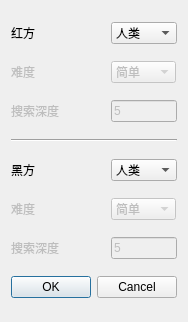
<?xml version="1.0" encoding="UTF-8"?>
<ui version="4.0">
 <class>GameStartDialog</class>
 <widget class="QDialog" name="GameStartDialog">
  <property name="geometry">
   <rect>
    <x>0</x>
    <y>0</y>
    <width>186</width>
    <height>322</height>
   </rect>
  </property>
  <property name="windowTitle">
   <string>开始</string>
  </property>
  <layout class="QGridLayout" name="gridLayout">
   <property name="sizeConstraint">
    <enum>QLayout::SetMinimumSize</enum>
   </property>
   <item row="6" column="1">
    <widget class="QLabel" name="BlackDepthLabel">
     <property name="enabled">
      <bool>false</bool>
     </property>
     <property name="sizePolicy">
      <sizepolicy hsizetype="Minimum" vsizetype="Fixed">
       <horstretch>0</horstretch>
       <verstretch>0</verstretch>
      </sizepolicy>
     </property>
     <property name="text">
      <string>搜索深度</string>
     </property>
    </widget>
   </item>
   <item row="7" column="1" colspan="2">
    <widget class="QDialogButtonBox" name="buttonBox">
     <property name="orientation">
      <enum>Qt::Horizontal</enum>
     </property>
     <property name="standardButtons">
      <set>QDialogButtonBox::Cancel|QDialogButtonBox::Ok</set>
     </property>
    </widget>
   </item>
   <item row="6" column="2">
    <widget class="QLineEdit" name="BlackDepth">
     <property name="enabled">
      <bool>false</bool>
     </property>
     <property name="sizePolicy">
      <sizepolicy hsizetype="Maximum" vsizetype="Fixed">
       <horstretch>0</horstretch>
       <verstretch>0</verstretch>
      </sizepolicy>
     </property>
     <property name="text">
      <string>5</string>
     </property>
    </widget>
   </item>
   <item row="0" column="2">
    <widget class="QComboBox" name="RedPlayer">
     <property name="sizePolicy">
      <sizepolicy hsizetype="Maximum" vsizetype="Fixed">
       <horstretch>1</horstretch>
       <verstretch>0</verstretch>
      </sizepolicy>
     </property>
     <item>
      <property name="text">
       <string>人类</string>
      </property>
     </item>
     <item>
      <property name="text">
       <string>计算机</string>
      </property>
     </item>
    </widget>
   </item>
   <item row="5" column="2">
    <widget class="QComboBox" name="BlackDiff">
     <property name="enabled">
      <bool>false</bool>
     </property>
     <property name="sizePolicy">
      <sizepolicy hsizetype="Maximum" vsizetype="Fixed">
       <horstretch>0</horstretch>
       <verstretch>0</verstretch>
      </sizepolicy>
     </property>
     <item>
      <property name="text">
       <string>简单</string>
      </property>
     </item>
     <item>
      <property name="text">
       <string>困难</string>
      </property>
     </item>
     <item>
      <property name="text">
       <string>自定义</string>
      </property>
     </item>
    </widget>
   </item>
   <item row="2" column="1">
    <widget class="QLabel" name="RedDepthLabel">
     <property name="enabled">
      <bool>false</bool>
     </property>
     <property name="sizePolicy">
      <sizepolicy hsizetype="Minimum" vsizetype="Fixed">
       <horstretch>0</horstretch>
       <verstretch>0</verstretch>
      </sizepolicy>
     </property>
     <property name="text">
      <string>搜索深度</string>
     </property>
    </widget>
   </item>
   <item row="0" column="1">
    <widget class="QLabel" name="RedLabel">
     <property name="sizePolicy">
      <sizepolicy hsizetype="Minimum" vsizetype="Preferred">
       <horstretch>0</horstretch>
       <verstretch>0</verstretch>
      </sizepolicy>
     </property>
     <property name="frameShadow">
      <enum>QFrame::Plain</enum>
     </property>
     <property name="text">
      <string>红方</string>
     </property>
     <property name="textFormat">
      <enum>Qt::AutoText</enum>
     </property>
     <property name="alignment">
      <set>Qt::AlignLeading|Qt::AlignLeft|Qt::AlignVCenter</set>
     </property>
    </widget>
   </item>
   <item row="2" column="2">
    <widget class="QLineEdit" name="RedDepth">
     <property name="enabled">
      <bool>false</bool>
     </property>
     <property name="sizePolicy">
      <sizepolicy hsizetype="Maximum" vsizetype="Fixed">
       <horstretch>0</horstretch>
       <verstretch>0</verstretch>
      </sizepolicy>
     </property>
     <property name="text">
      <string>5</string>
     </property>
    </widget>
   </item>
   <item row="1" column="1">
    <widget class="QLabel" name="RedDiffLabel">
     <property name="enabled">
      <bool>false</bool>
     </property>
     <property name="sizePolicy">
      <sizepolicy hsizetype="Minimum" vsizetype="Preferred">
       <horstretch>0</horstretch>
       <verstretch>0</verstretch>
      </sizepolicy>
     </property>
     <property name="text">
      <string>难度</string>
     </property>
    </widget>
   </item>
   <item row="4" column="2">
    <widget class="QComboBox" name="BlackPlayer">
     <property name="sizePolicy">
      <sizepolicy hsizetype="Maximum" vsizetype="Fixed">
       <horstretch>1</horstretch>
       <verstretch>0</verstretch>
      </sizepolicy>
     </property>
     <item>
      <property name="text">
       <string>人类</string>
      </property>
     </item>
     <item>
      <property name="text">
       <string>计算机</string>
      </property>
     </item>
    </widget>
   </item>
   <item row="5" column="1">
    <widget class="QLabel" name="BlackDiffLabel">
     <property name="enabled">
      <bool>false</bool>
     </property>
     <property name="sizePolicy">
      <sizepolicy hsizetype="Minimum" vsizetype="Fixed">
       <horstretch>0</horstretch>
       <verstretch>0</verstretch>
      </sizepolicy>
     </property>
     <property name="text">
      <string>难度</string>
     </property>
    </widget>
   </item>
   <item row="4" column="1">
    <widget class="QLabel" name="BlackLabel">
     <property name="sizePolicy">
      <sizepolicy hsizetype="Minimum" vsizetype="Preferred">
       <horstretch>0</horstretch>
       <verstretch>0</verstretch>
      </sizepolicy>
     </property>
     <property name="text">
      <string>黑方</string>
     </property>
     <property name="alignment">
      <set>Qt::AlignLeading|Qt::AlignLeft|Qt::AlignVCenter</set>
     </property>
    </widget>
   </item>
   <item row="1" column="2">
    <widget class="QComboBox" name="RedDiff">
     <property name="enabled">
      <bool>false</bool>
     </property>
     <property name="sizePolicy">
      <sizepolicy hsizetype="Maximum" vsizetype="Fixed">
       <horstretch>0</horstretch>
       <verstretch>0</verstretch>
      </sizepolicy>
     </property>
     <item>
      <property name="text">
       <string>简单</string>
      </property>
     </item>
     <item>
      <property name="text">
       <string>困难</string>
      </property>
     </item>
     <item>
      <property name="text">
       <string>自定义</string>
      </property>
     </item>
    </widget>
   </item>
   <item row="3" column="1" colspan="2">
    <widget class="Line" name="line">
     <property name="orientation">
      <enum>Qt::Horizontal</enum>
     </property>
    </widget>
   </item>
  </layout>
 </widget>
 <resources/>
 <connections>
  <connection>
   <sender>buttonBox</sender>
   <signal>accepted()</signal>
   <receiver>GameStartDialog</receiver>
   <slot>accept()</slot>
   <hints>
    <hint type="sourcelabel">
     <x>20</x>
     <y>20</y>
    </hint>
    <hint type="destinationlabel">
     <x>20</x>
     <y>20</y>
    </hint>
   </hints>
  </connection>
  <connection>
   <sender>buttonBox</sender>
   <signal>rejected()</signal>
   <receiver>GameStartDialog</receiver>
   <slot>reject()</slot>
   <hints>
    <hint type="sourcelabel">
     <x>20</x>
     <y>20</y>
    </hint>
    <hint type="destinationlabel">
     <x>20</x>
     <y>20</y>
    </hint>
   </hints>
  </connection>
 </connections>
</ui>
